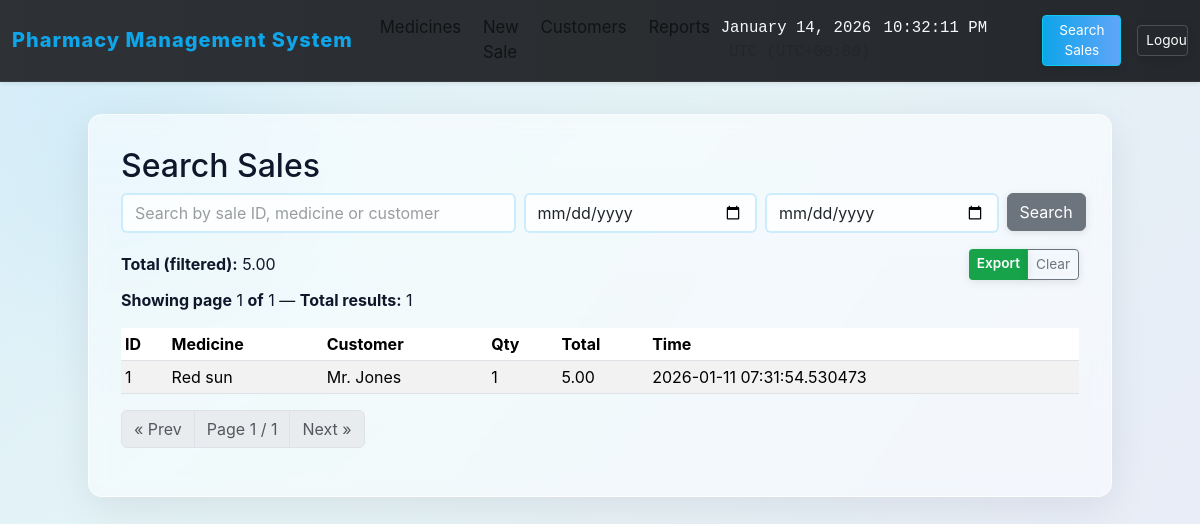
The page /sales/search (signed in) on the database as committed earlier.
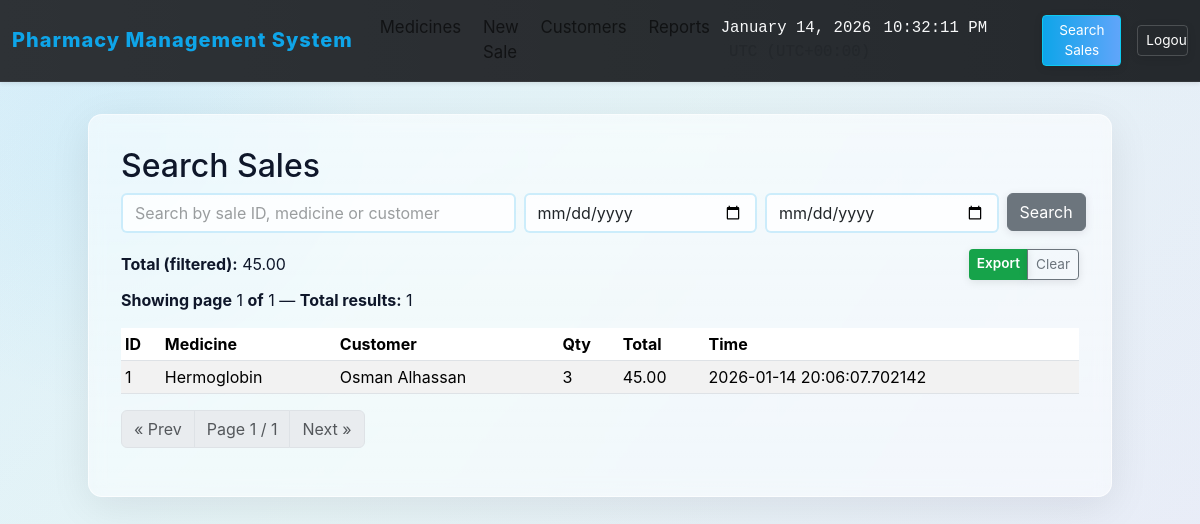
The same page on the database as committed later.
### models.py (models this page shows, shortened)
class Sale(db.Model):
    id = db.Column(db.Integer, primary_key=True)
    medicine_id = db.Column(db.Integer, db.ForeignKey("medicine.id"), nullable=False)
    medicine = db.relationship("Medicine")
    quantity = db.Column(db.Integer, nullable=False)
    price_per_unit = db.Column(db.Float, nullable=False)
    total_price = db.Column(db.Float, nullable=False)
    timestamp = db.Column(db.DateTime, default=datetime.now)
    customer_id = db.Column(db.Integer, db.ForeignKey("customer.id"), nullable=True)
    customer = db.relationship("Customer")

class Medicine(db.Model):
    id = db.Column(db.Integer, primary_key=True)
    name = db.Column(db.String(120), nullable=False)
    brand = db.Column(db.String(120))
    price = db.Column(db.Float, nullable=False)
    quantity = db.Column(db.Integer, nullable=False, default=0)
    expiry_date = db.Column(db.Date, nullable=True)
    category = db.Column(db.String(80))
    description = db.Column(db.Text)

class Customer(db.Model):
    id = db.Column(db.Integer, primary_key=True)
    name = db.Column(db.String(120), nullable=False)
    phone = db.Column(db.String(30))

### app.py (the view, shortened to what this page needs)
    @app.route('/sales/search')
    @admin_required
    def search_sales():
        q = request.args.get('q', '').strip()
        from_date = request.args.get('from_date')
        to_date = request.args.get('to_date')
        all_sales_q = Sale.query
        try:
            if from_date:
                fd = datetime.strptime(from_date, '%Y-%m-%d')
                all_sales_q = all_sales_q.filter(Sale.timestamp >= fd)
            if to_date:
                td = datetime.strptime(to_date, '%Y-%m-%d')
                td_end = datetime(td.year, td.month, td.day, 23, 59, 59)
                all_sales_q = all_sales_q.filter(Sale.timestamp <= td_end)
        except Exception:
            pass
        try:
            page = int(request.args.get('page', 1))
        except Exception:
            page = 1
        try:
            per_page = int(request.args.get('per_page', 10))
        except Exception:
            per_page = 10
        pagination = all_sales_q.order_by(Sale.timestamp.desc()).paginate(page=page, per_page=per_page, error_out=False)
        all_sales = pagination.items
        total_all_val = db.session.query(func.coalesce(func.sum(Sale.total_price), 0.0)).select_from(all_sales_q.subquery()).scalar()
        try:
            total_all = float(total_all_val)
        except Exception:
            total_all = sum(s.total_price for s in all_sales)
        return render_template('search_sales.html', all_sales=all_sales, pagination=pagination, total_all=total_all, q=q, from_date=from_date, to_date=to_date)

### templates/search_sales.html (shortened to what this page needs)
{% extends 'base.html' %}
{% block content %}
  <h2>Search Sales</h2>
  <form id="search-form" class="row g-2 mb-3" method="get" action="{{ url_for('search_sales') }}">
    <div class="col-md-5">
      <input class="form-control" name="q" placeholder="Search by sale ID, medicine or customer" value="{{ q or '' }}">
    </div>
    <div class="col-md-3">
      <input class="form-control" name="from_date" type="date" value="{{ from_date or '' }}">
    </div>
    <div class="col-md-3">
      <input class="form-control" name="to_date" type="date" value="{{ to_date or '' }}">
    </div>
    <div class="col-md-1">
      <button class="btn btn-secondary" type="submit">Search</button>
    </div>
  </form>
  <div id="results-container">
    <div class="d-flex justify-content-between align-items-center">
      <p class="mb-0"><strong>Total (filtered):</strong> {{'%.2f'|format(total_all)}}</p>
      <div class="btn-group">
        <a id="search-export" href="{{ url_for('export_sales', q=q or '', from_date=from_date or '', to_date=to_date or '') }}" class="btn btn-sm btn-success">Export</a>
        <a id="search-clear" href="{{ url_for('search_sales') }}" class="btn btn-sm btn-outline-secondary">Clear</a>
      </div>
    </div>
    <p class="mt-2"><strong>Showing page</strong> {{ pagination.page }} <strong>of</strong> {{ pagination.pages }} — <strong>Total results:</strong> {{ pagination.total }}</p>
    <table class="table table-sm table-striped">
      <thead><tr><th>ID</th><th>Medicine</th><th>Customer</th><th>Qty</th><th>Total</th><th>Time</th></tr></thead>
      <tbody>
        {% for s in all_sales %}
          <tr>
            <td>{{s.id}}</td>
            <td>{{s.medicine.name}}</td>
            <td>{{s.customer.name if s.customer else '—'}}</td>
            <td>{{s.quantity}}</td>
            <td>{{'%.2f'|format(s.total_price)}}</td>
            <td>{{s.timestamp}}</td>
          </tr>
        {% endfor %}
      </tbody>
    </table>
    <nav aria-label="Sales pagination">
      <ul class="pagination">
        <li class="page-item {% if not pagination.has_prev %}disabled{% endif %}">
          <a class="page-link" href="{{ url_for('search_sales', q=q or '', from_date=from_date or '', to_date=to_date or '', page=pagination.prev_num, per_page=request.args.get('per_page',10)) }}">&laquo; Prev</a>
        </li>
        <li class="page-item disabled"><span class="page-link">Page {{ pagination.page }} / {{ pagination.pages }}</span></li>
        <li class="page-item {% if not pagination.has_next %}disabled{% endif %}">
          <a class="page-link" href="{{ url_for('search_sales', q=q or '', from_date=from_date or '', to_date=to_date or '', page=pagination.next_num, per_page=request.args.get('per_page',10)) }}">Next &raquo;</a>
        </li>
      </ul>
    </nav>
  </div>
{% endblock %}

Rows that differ between the two databases and show on the page:
changed Sale id 1: medicine.name "Red sun" → "Hermoglobin"; customer "Mr. Jones" → "Osman Alhassan"; quantity "1" → "3"; total_price "5.00" → "45.00"; timestamp "2026-01-11 07:31:54.530473" → "2026-01-14 20:06:07.702142"
Other text that changed with them:
{{ '%.2f'|format(total_all) }}: "5.00" → "45.00"
